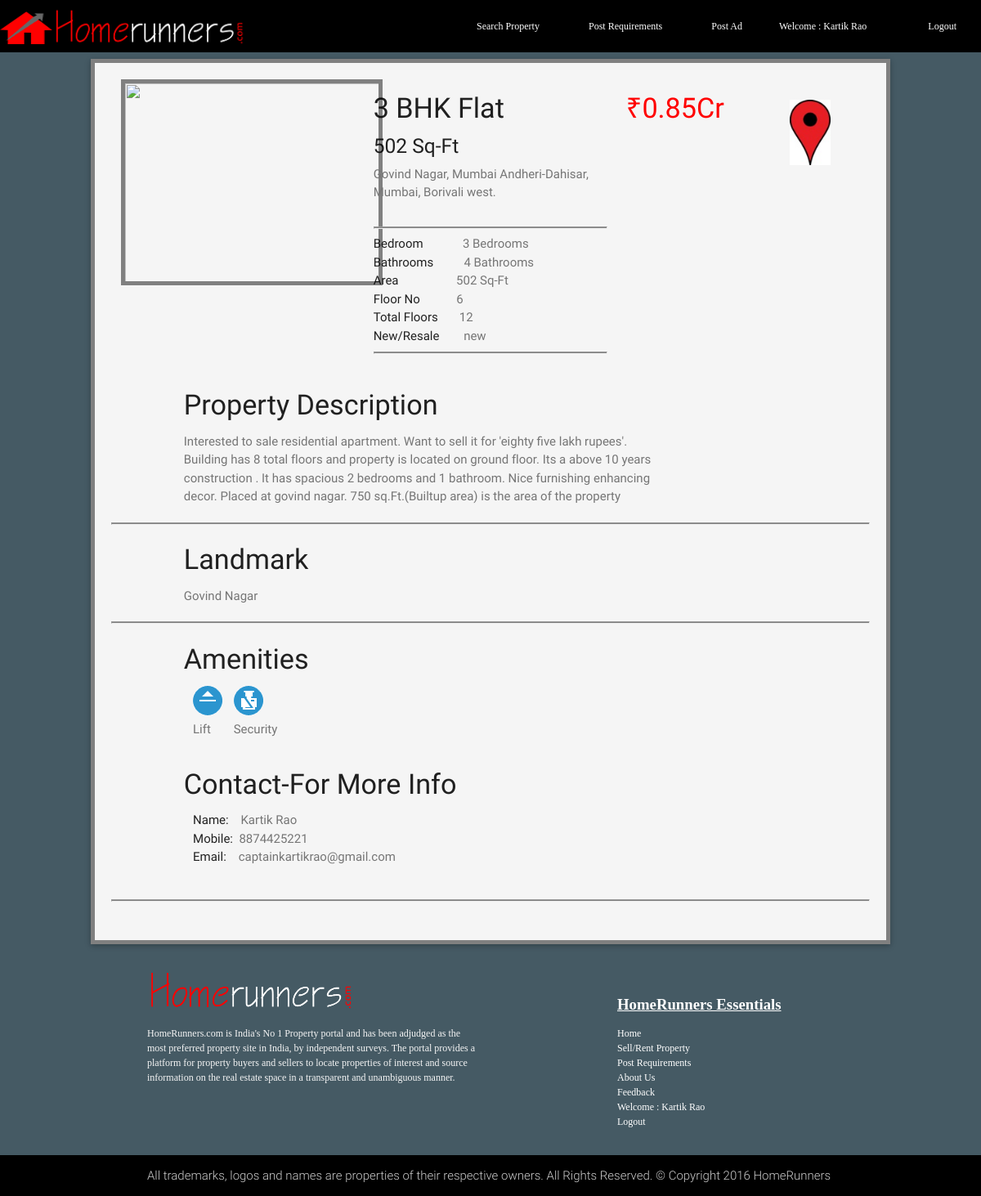
The app's page /singleprop.php (signed in) with its own data.
### tables this page shows
CREATE TABLE IF NOT EXISTS `post_add` (
  `id` int(11) NOT NULL AUTO_INCREMENT,
  `name` text NOT NULL,
  `mobile_number` text NOT NULL,
  `email` text NOT NULL,
  `address` text NOT NULL,
  `street` text NOT NULL,
  `city` text NOT NULL,
  `locality` text NOT NULL,
  `state` text NOT NULL,
  `country` text NOT NULL,
  `zip_code` text NOT NULL,
  `full_address` text NOT NULL,
  `Bedrooms` int(11) NOT NULL,
  `Bathrooms` int(11) NOT NULL,
  `floor_no` int(11) NOT NULL,
  `total_floors` int(11) NOT NULL,
  `area` int(11) NOT NULL,
  `prop_type` text NOT NULL,
  `crore` int(11) NOT NULL,
  `lacs` int(11) NOT NULL,
  `total_budget` bigint(20) NOT NULL,
  `fixed_negotiable` text NOT NULL,
  `amenities` text NOT NULL,
  `description` text NOT NULL,
  `landmark` text NOT NULL,
  PRIMARY KEY (`id`)
);

### singleprop1.php (called while the page is built, shortened)
<?php
        include "php/script/config.php";
$id = $_GET['id'];
$singlePropQry = "SELECT * from `post_add` WHERE `id` = '".$id."' ";
if(!$singlePropCheck = mysqli_query($con,$singlePropQry)){
            echo "".mysqli_error($con);
            mysqli_close($con);
            die("");
        }
        $getSingleProp = mysqli_fetch_assoc($singlePropCheck);
?>

### singleprop.php (the view, shortened to what this page needs)
<?php
include "singleprop1.php";
$prop_id = $_GET['id'];
include "php/script/config.php";
$imgQry = "SELECT * FROM image WHERE prop_id='".$prop_id."'";
if(!$imgCheckQry = mysqli_query($con,$imgQry)){
    echo "".mysqli_error($con);
    mysqli_close($con);
    die("");
}
$getImg = mysqli_fetch_assoc($imgCheckQry);
include "php/script/config.php";
$ameQry = "SELECT `amenities` from `post_add` WHERE `id` = '".$id."'";
if(!$ameCheckQry = mysqli_query($con,$ameQry)){
    echo "".mysqli_error($con);
    mysqli_close($con);
    die("");
}
$getAme = mysqli_fetch_assoc($ameCheckQry);
$amenitiesName = explode(",",$getAme['amenities']);
 $ameRow = count($amenitiesName)-1;
?>
<!DOCTYPE html>
<html>
<head>
    <link href="css/googlefonts.css" rel="stylesheet">
    <link type="text/css" rel="stylesheet" href="css/materialize.min.css"  media="screen,projection"/>
 </head>
<body>
    <?php include  "navbar3.php"; ?>
                <?php do {
    $imgName = $getImg['img_name'];
$target='uploads/'.$imgName.'.jpeg';
?>
<?php  } while($getImg = mysqli_fetch_assoc($imgCheckQry)) ?>
    <div class="row" style="margin-bottom: 0px;
">
        <div class="col s10 offset-s1 ">
           <div class="card  grey lighten-4 ">
           <div class="outline">
                <div class="card-content ">
                    <div class="row">
                        <div class="col s4">
                            <a class=" modal-trigger" href="#modal3">
                                <div class="blur pic">
                                    <img src="<?php echo $target;?>" alt="<?php echo $imgName?>" height="252" width="320" style="border:5px solid grey;">
                                </div>
                            </a>
                        </div>
                        <div class="col s4 ">
                            <p><h4><?php echo $getSingleProp['Bedrooms']." BHK Flat"; ?></h4></p>
                            <p><h5><?php echo $getSingleProp['area']." Sq-Ft"; ?></h5></p>
                            <p><span class="font1"><?php echo $getSingleProp['address']; ?></span></p><br>
                            <hr style="background-color: grey; height: 1px; ">
                            <p>Bedroom &nbsp&nbsp&nbsp&nbsp&nbsp&nbsp&nbsp&nbsp&nbsp&nbsp&nbsp <span class="font1"><?php
                            if($getSingleProp['Bedrooms']==1){
                             echo $getSingleProp['Bedrooms']." Bedroom";
                            }else
                            {
                                    echo $getSingleProp['Bedrooms']." Bedrooms";}?></span>  </p>
                            <p>Bathrooms &nbsp&nbsp&nbsp&nbsp&nbsp&nbsp&nbsp&nbsp&nbsp<span class="font1"><?php  if($getSingleProp['Bedrooms']==1){
                             echo $getSingleProp['Bathrooms']." Bedroom";
                            }else
                            {
                                    echo $getSingleProp['Bathrooms']." Bathrooms";}?></span>   </p>
                            <p>Area &nbsp&nbsp&nbsp&nbsp&nbsp&nbsp&nbsp&nbsp&nbsp&nbsp&nbsp&nbsp&nbsp&nbsp&nbsp&nbsp&nbsp <span class="font1"><?php echo $getSingleProp['area']." Sq-Ft"; ?></span>  </p>
                            <p>Floor No &nbsp&nbsp&nbsp&nbsp&nbsp&nbsp&nbsp&nbsp&nbsp&nbsp&nbsp<span class="font1"><?php echo $getSingleProp['floor_no']; ?></span>  </p>
                            <p>Total Floors &nbsp&nbsp&nbsp&nbsp&nbsp <span class="font1"><?php echo $getSingleProp['total_floors']; ?></span>  </p>
                            <p>New/Resale &nbsp&nbsp&nbsp&nbsp&nbsp&nbsp <span class="font1"><?php echo $getSingleProp['prop_type']; ?> </span> </p>
                            <hr style="background-color: grey; height: 1px; ">
                        </div>
                        <div class="col s2">
                            <p><h4 style="color:red;"> &#8377;<?php echo $getSingleProp['crore'].".".$getSingleProp['lacs']; ?>Cr</h4></p>
                        </div>
                          <div class="col s2">
                          <a href="gmap1.php?address=<?="".$getSingleProp['full_address'];?>"  style="color:red;"><div class="arrow bounce">
                            </div></a>
                        </div>
                    </div>
                    <div class="row">
                        <div class="col s8 offset-s1">
                            <h4>Property Description</h4>
                            <p><span class="font1"><?php echo $getSingleProp['description']; ?></span></p>
                        </div>
                    </div>
                    <hr style="background-color: grey; height: 1px; ">
                     <div class="row">
                        <div class="col s8 offset-s1">
                            <h4>Landmark</h4>
                            <p><span class="font1"><?php echo $getSingleProp['landmark']; ?></span></p>
                        </div>
                    </div>
                    <hr style="background-color: grey; height: 1px; ">
                    <div class="row">
                        <div class="col s8 offset-s1">
                            <h4>Amenities</h4>
                            <div class="row">
                            <?php
                            do {
                                    $target='images/'.$amenitiesName[$ameRow].'.gif';
                            ?>
                                <div class="col s1 ">
                                    <p><img src="<?php echo $target;?>"></p>
                                    <p><span class="font1"><?php echo $amenitiesName[$ameRow]; ?></span></p>
                                </div><?php  $ameRow--; } while(0 <= $ameRow) ?>
                        </div>
                    </div>
                    <div class="row">
                        <div class="col s8 offset-s1">
                            <h4>Contact-For More Info</h4>
                            <div class="row">
                                <div class="col s4">
                                    <p>Name:&nbsp&nbsp&nbsp&nbsp<span class="font1"><?php echo $getSingleProp['name']; ?></span></p>
                                    <p>Mobile:&nbsp&nbsp<span class="font1"><?php echo $getSingleProp['mobile_number']; ?></span></p>
                                    <p>Email:&nbsp&nbsp&nbsp&nbsp<span class="font1"><?php echo $getSingleProp['email']; ?></span></p>
                                </div>
                            </div>
                        </div>
                    </div>
                      <hr style="background-color: grey; height: 1px; ">
                </div>
            </div>
        </div>
    </div>
    </div>
    <?php include  "php/pages/footer.php"; ?>
</body>

### singleprop.php (style rules this page uses)
.font1 { color:#757575; }
.blur img { -webkit-transition: all 1s ease; -moz-transition: all 1s ease; -o-transition: all 1s ease; -ms-transition: all 1s ease; transition: all 1s ease; }
.outline { border: 5px solid grey; }
body { background: black; }
.arrow { position: relative; bottom: -25px; left: 50%; margin-left: -20px; width: 50px; height: 80px; background-image: url(images/map.jpg); background-size: 50px 80px; }
.bounce { -moz-animation: bounce 2s infinite; -webkit-animation: bounce 2s infinite; animation: bounce 2s infinite; }

### php/pages/footer.php (style rules this page uses)
a:link { color:white; }

### records on screen
post_add: Bedrooms "3", area "502", address "Govind Nagar, Mumbai Andheri-Dahisar, Mumbai, Borivali west.", Bathrooms "4", floor_no "6", total_floors "12", prop_type "new", crore "0", lacs "85", description "Interested to sale residential apartment. Want to sell it for 'eighty five lakh rupees'. Building has 8 total floors and property is located on ground floor. Its a above 10 years construction . It has spacious 2 bedrooms and 1 bathroom. Nice furnishing enhancing decor. Placed at govind nagar. 750 sq.Ft.(Builtup area) is the area of the property", landmark "Govind Nagar", name "Kartik Rao", mobile_number "8874425221", email "captainkartikrao@gmail.com"

### other values on screen
$_SESSION['username'] "Kartik Rao"
$amenitiesName[$ameRow] "Lift"
$amenitiesName[$ameRow] "Security"
